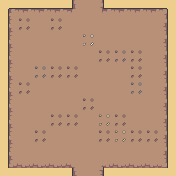

Tiled map render using the project's own tile images. Description and the whole map definition, tile-layer contents included, below:
An orthogonal 11x11 tile map with 16x16 px tiles, 3 tile layers (Ground, Ground2, Ground3), 3 tilesets and 2 objects.

<map version="1.10" tiledversion="1.11.2" orientation="orthogonal" renderorder="right-down" width="11" height="11" tilewidth="16" tileheight="16" infinite="0" nextlayerid="6" nextobjectid="17">
 <properties>
  <property name="isBattle" type="bool" value="false" />
 </properties>
 <tileset firstgid="1" source="Ground.tsx" />
 <tileset firstgid="121" source="objects.tsx" />
 <tileset firstgid="175" source="../entities_anims/purple_portal.tsx" />
 <layer id="2" name="Ground" width="11" height="11">
  <data encoding="csv">
52,52,52,52,52,52,52,52,52,52,52,
52,52,52,52,52,52,52,52,52,52,52,
52,52,52,52,52,52,52,52,52,52,52,
52,52,52,52,52,52,52,52,52,52,52,
52,52,52,52,52,52,52,52,52,52,52,
52,52,52,52,52,52,52,52,52,52,52,
52,52,52,52,52,52,52,52,52,52,52,
52,52,52,52,52,52,52,52,52,52,52,
52,52,52,52,52,52,52,52,52,52,52,
52,52,52,52,52,52,52,52,52,52,52,
52,52,52,52,52,52,52,52,52,52,52
</data>
 </layer>
 <layer id="1" name="Ground2" width="11" height="11">
  <data encoding="csv">
1,2,2,2,45,42,44,2,2,2,3,
41,42,42,42,42,42,42,42,42,42,43,
41,42,42,42,42,42,42,42,42,42,43,
41,42,42,42,42,42,42,42,42,42,43,
41,42,42,42,42,42,42,42,42,42,43,
41,42,42,42,42,42,42,42,42,42,43,
41,42,42,42,42,42,42,42,42,42,43,
41,42,42,42,42,42,42,42,42,42,43,
41,42,42,42,42,42,42,42,42,42,43,
41,42,42,42,42,42,42,42,42,42,43,
81,82,82,82,5,42,4,82,82,82,83
</data>
 </layer>
 <layer id="4" name="Ground3" width="11" height="11">
  <data encoding="csv">
0,0,0,0,0,0,0,0,0,0,0,
0,155,0,155,0,0,0,0,0,0,0,
0,0,0,0,0,127,0,0,0,0,0,
0,0,0,0,0,0,155,129,155,0,0,
0,0,156,155,155,0,0,0,155,0,0,
0,155,0,0,0,0,0,0,156,0,0,
0,0,0,0,0,155,0,0,0,0,0,
0,0,0,155,155,0,154,155,0,0,0,
0,0,155,0,0,0,155,154,155,155,0,
0,0,0,0,0,0,0,0,0,0,0,
0,0,0,0,0,0,0,0,0,0,0
</data>
 </layer>
 <objectgroup id="3" name="Primary_Entities" />
 <objectgroup id="5" name="Portals">
  <object id="15" x="86.9545" y="5.93939" width="4.09091" height="3.45455">
   <properties>
    <property name="destMap" value="battle2" />
    <property name="destPortal_ID" type="int" value="1" />
    <property name="name" value="greenPortal" />
    <property name="portal_ID" type="int" value="2" />
    <property name="spawnDirection" value="bottom" />
   </properties>
  </object>
  <object id="16" x="84.5711" y="167.295" width="4.09091" height="3.45455">
   <properties>
    <property name="destMap" value="start" />
    <property name="destPortal_ID" type="int" value="1" />
    <property name="name" value="purplePortal" />
    <property name="portal_ID" type="int" value="1" />
    <property name="spawnDirection" value="top" />
   </properties>
  </object>
 </objectgroup>
</map>
